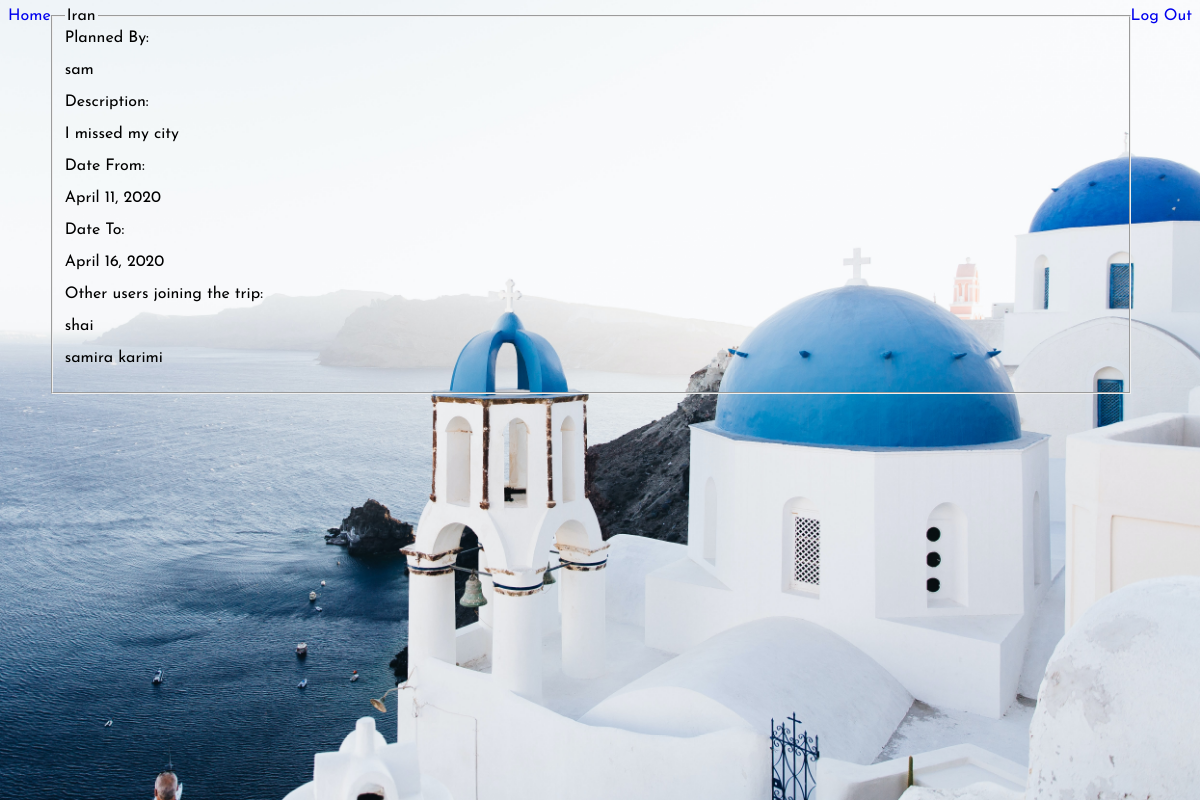
The app's page /tripInfo/9 (signed in) with its own data.
### python_exam_app/models.py (models this page shows)
class Trip(models.Model):
    destination= models.CharField(max_length=255)
    description= models.CharField(max_length=255,null=False)
    uploader = models.ForeignKey(User, related_name = 'trips_uploaded', on_delete = models.CASCADE)
    planner = models.ManyToManyField(User, related_name ='plan_trips')
    DateTo=models.DateField(blank=False, null=False)
    DateFrom=models.DateField(blank=False, null=False)
    created_at = models.DateTimeField(auto_now_add=True)
    updated_at = models.DateTimeField(auto_now= True)
    objects = tripManager()

class User(models.Model):
    name= models.CharField(max_length=255)
    user_name = models.CharField(max_length=255)
    password = models.CharField(max_length=255)
    created_at = models.DateTimeField(auto_now_add=True)
    updated_at = models.DateTimeField(auto_now= True)
    objects = UserManager()

### python_exam_app/views.py (the view)
# urls.py: path('tripInfo/<int:id>',views.trip_info)
def trip_info(request,id):
    print('*************')
    loggedin = User.objects.get(id = request.session['loggedinId'])
    tripInfo = Trip.objects.get(id = id)
    planners=tripInfo.planner.all()
    context = {
        'tripInfo':tripInfo,
        'loggedin': loggedin,
        'planners':planners
    }
    return render(request,'dest.html',context)

### python_exam_app/templates/dest.html (shortened to what this page needs)
{% load static %}
<!DOCTYPE html>
<html lang="en">
<head>
    <link rel="stylesheet" href="https://unpkg.com/tachyons@4.12.0/css/tachyons.min.css"/>
</head>
<body>
    <div class="background"></div>
    <a class= 'dim right dark-pink f4' href="/logOut">Log Out</a>
    <a class= 'dim left dark-pink f4' href="/success">Home</a>
    <main class="pa4 black-80">
        <fieldset  class="ba b--transparent ph0 mh0">
          <legend class="f2 fw6 ph0 mh0">{{tripInfo.destination}}</legend>
          <div class="mt3">
            <label class="f3 fw6 ph0 mh0">Planned By:</label>
            <p class="f4 lh-copy measure mt2 dark-pink dib">{{loggedin.name}}</p>
          </div>
          <div class="mt3">
            <label class="f3 fw6 ph0 mh0">Description:</label>
            <p class="f4 lh-copy measure mt2 dark-pink dib">{{tripInfo.description}}</p>
          </div>
          <div class="mt3">
            <label class="f3 fw6 ph0 mh0">Date From:</label>
            <p class="f4 lh-copy measure mt2 dark-pink dib">{{tripInfo.DateFrom}}</p>
          </div>
          <div class="mt3">
            <label class="f3 fw6 ph0 mh0">Date To:</label>
            <p class="f4 lh-copy measure mt2 dark-pink dib">{{tripInfo.DateTo}}</p>
          </div>
          <div class="mt3">
            <label class="f3 fw6 ph0 mh0">Other users joining the trip:</label>
            {% for p in planners %}
            <p class="f4 lh-copy measure mt2 dark-pink db">{{p.name}}</p>
            {% endfor %}
          </div>
        </fieldset>
    </main>
</body>
</html>

### records on screen
Trip: destination "Iran", description "I missed my city", DateFrom "April 11, 2020", DateTo "April 16, 2020"
User: name "sam"
User: name "shai"
User: name "samira karimi"
